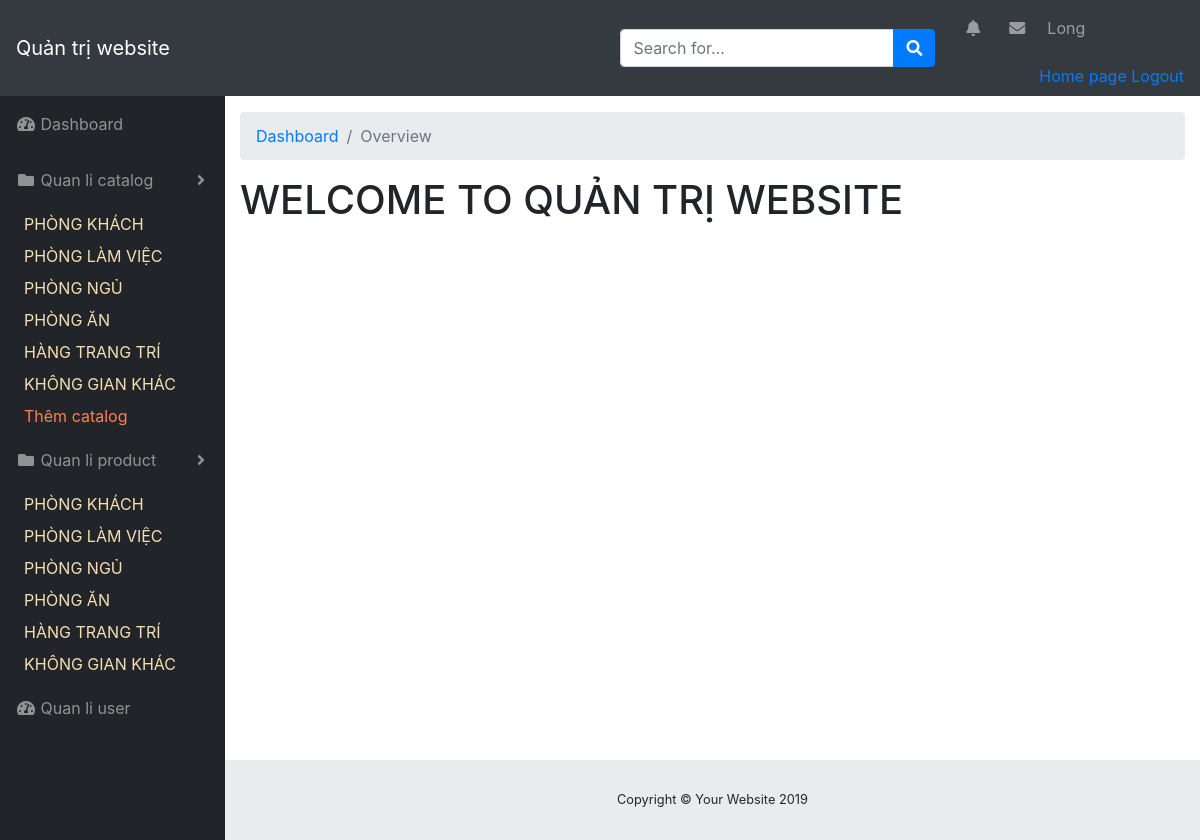
The page /admin/index.php (signed in) on the database its author committed.
### tables this page shows
CREATE TABLE `catalog` (
  `id` int(10) NOT NULL,
  `name` varchar(255) NOT NULL,
  `text` varchar(255) NOT NULL,
  `parent` int(10) NOT NULL,
  `img` varchar(255) DEFAULT NULL,
  `stt` int(5) DEFAULT 0
);

### model/connect.php (called while the page is built, shortened)
<?php
    class connect{
        var $db=null;
        public function __construct()
        {
            $dsn='mysql:host=localhost;dbname=longnnbv_noithat';
            $user='root';
            $pass='';
            $this->db=new PDO($dsn,$user,$pass, array(PDO::MYSQL_ATTR_INIT_COMMAND => "SET NAMES utf8"));
        }
        public function getList($select)
        {
            $results = $this->db->query($select);
            return $results;
        }
    }
?>

### model/catalog.php (called while the page is built, shortened)
<?php
    class Catalog{
        function getList()
        {
            $db = new connect();
            $select = "select * from catalog order by id ASC LIMIT 6 OFFSET 0";
            $result = $db->getList($select);
            return $result;
        }
    }
?>

### admin/header_admin.php (the view, shortened to what this page needs)
<!DOCTYPE html>
<html lang="en">
<head>
    <link href="../content/vendor/fontawesome-free/css/all.min.css" rel="stylesheet" type="text/css">
    <link href="../content/vendor/datatables/dataTables.bootstrap4.css" rel="stylesheet">
    <link href="../content/css/sb-admin.css" rel="stylesheet">
    <link rel="stylesheet" href="https://stackpath.bootstrapcdn.com/bootstrap/4.3.1/css/bootstrap.min.css"
>
    <link rel="stylesheet" href="https://use.fontawesome.com/releases/v5.7.0/css/all.css"
>
</head>
<body id="page-top">
    <nav class="navbar navbar-expand navbar-dark bg-dark static-top">
        <a class="navbar-brand mr-1" href="index.php">Quản trị website</a>
        <form class="d-none d-md-inline-block form-inline ml-auto mr-0 mr-md-3 my-2 my-md-0">
            <div class="input-group">
                <input type="text" class="form-control" placeholder="Search for..." aria-label="Search"
                    aria-describedby="basic-addon2">
                <div class="input-group-append">
                    <button class="btn btn-primary" type="button">
                        <i class="fas fa-search"></i>
                    </button>
                </div>
            </div>
        </form>
        <ul class="navbar-nav ml-auto ml-md-0">
            <li class="nav-item dropdown no-arrow mx-1">
                <a class="nav-link dropdown-toggle" href="#" id="alertsDropdown" role="button" data-toggle="dropdown"
                    aria-haspopup="true" aria-expanded="false">
                    <i class="fas fa-bell fa-fw"></i>
                </a>
            </li>
            <li class="nav-item dropdown no-arrow mx-1">
                <a class="nav-link dropdown-toggle" href="#" id="messagesDropdown" role="button" data-toggle="dropdown"
                    aria-haspopup="true" aria-expanded="false">
                    <i class="fas fa-envelope fa-fw"></i>
                </a>
            </li>
            <li class="nav-item dropdown no-arrow">
                <a class="nav-link dropdown-toggle" href="#" id="userDropdown" role="button" data-toggle="dropdown"
                    aria-haspopup="true" aria-expanded="false">
                    <?php
                        if(isset($_SESSION['name'])){
                            echo '<p>'.$_SESSION['name'].'</p>';
                        }
                    ?>
                </a>
                <div class="dropdown-menu-right" aria-labelledby="userDropdown">
                    <a href="../../../boxroom1/index.php">Home page</a>
                    <a href="../admin/index.php?act=logout">Logout</a>
                </div>
            </li>
        </ul>
    </nav>
    <div id="wrapper">
        <ul class="sidebar navbar-nav">
            <li class="nav-item">
                <a class="nav-link" href="index.php?act=home">
                    <i class="fas fa-fw fa-tachometer-alt"></i>
                    <span>Dashboard</span>
                </a>
            </li>
            <li class="nav-item dropdown">
                <a class="nav-link dropdown-toggle" href="#"
                    id="pagesDropdown" role="button" data-toggle="dropdown" aria-haspopup="true" aria-expanded="false">
                    <i class="fas fa-fw fa-folder"></i>
                    <span>Quan li catalog</span>
                </a>
                <?php
                    foreach ($dsdm as $dm) {
                        extract($dm);
                        $name = $dm['name'];
                        $id = $dm['id'];
                ?>
                    <a class="dropdown-item" style="color: wheat;" href="index.php?act=qllsp&id=<?=$id?>"><?=$name?></a>
                    <?php
                    }
                ?>
                    <a class="dropdown-item" style="color:coral" href="index.php?act=them&id=0">Thêm catalog</a>
            </li>
            <li class="nav-item dropdown">
                <a class="nav-link dropdown-toggle" href="#"
                    id="pagesDropdown" role="button" data-toggle="dropdown" aria-haspopup="true" aria-expanded="false">
                    <i class="fas fa-fw fa-folder"></i>
                    <span>Quan li product</span>
                </a>
                <?php
                    foreach ($dsdm2 as $dm) {
                        extract($dm);
                        $name = $dm['name'];
                        $id = $dm['id'];
                ?>
                    <a class="dropdown-item" style="color: wheat;" href="index.php?act=qlsp&id=<?=$id?>"><?=$name?></a>
                    <?php
                    }
                ?>
            </li>
            <li class="nav-item">
                <a class="nav-link" href="index.php?act=qluser">
                    <i class="fas fa-fw fa-tachometer-alt"></i>
                    <span>Quan li user</span>
                </a>
            </li>
        </ul>

### rows shown on the page
catalog: name "PHÒNG KHÁCH"
catalog: name "PHÒNG LÀM VIỆC"
catalog: name "PHÒNG NGỦ"
catalog: name "PHÒNG ĂN"
catalog: name "HÀNG TRANG TRÍ"
catalog: name "KHÔNG GIAN KHÁC"

### other values the page prints
$_SESSION['name'] "Long"
